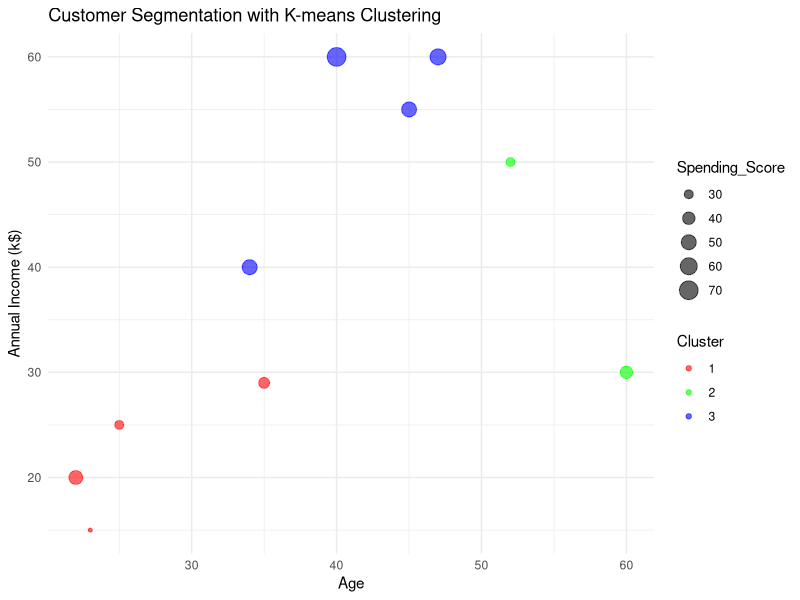

Source code (R):
# BUSINESS PROBLEMS THAT CAN BE SOLVED WITH DATA SCIENCE
# PROJECT 1: CUSTOMER SEGMENTATION

library(tidyverse)

# Creating sample data
data <- tibble(
  Age = c(25, 47, 35, 45, 22, 34, 52, 23, 40, 60),
  Annual_Income_k = c(25, 60, 29, 55, 20, 40, 50, 15, 60, 30),
  Spending_Score = c(30, 55, 35, 50, 45, 50, 30, 25, 70, 40)
)

# Performing K-means clustering
set.seed(42) # for reproducibility
clusters <- kmeans(data, centers = 3, nstart = 25)

# Adding cluster results to the data frame
data$Cluster <- as.factor(clusters$cluster)

# Plotting the clusters
ggplot(data, aes(x = Age, y = Annual_Income_k, color = Cluster)) +
  geom_point(aes(size = Spending_Score), alpha = 0.6) +
  scale_color_manual(values = c("red", "green", "blue")) +
  labs(title = "Customer Segmentation with K-means Clustering",
       x = "Age",
       y = "Annual Income (k$)",
       color = "Cluster") +
  theme_minimal()
